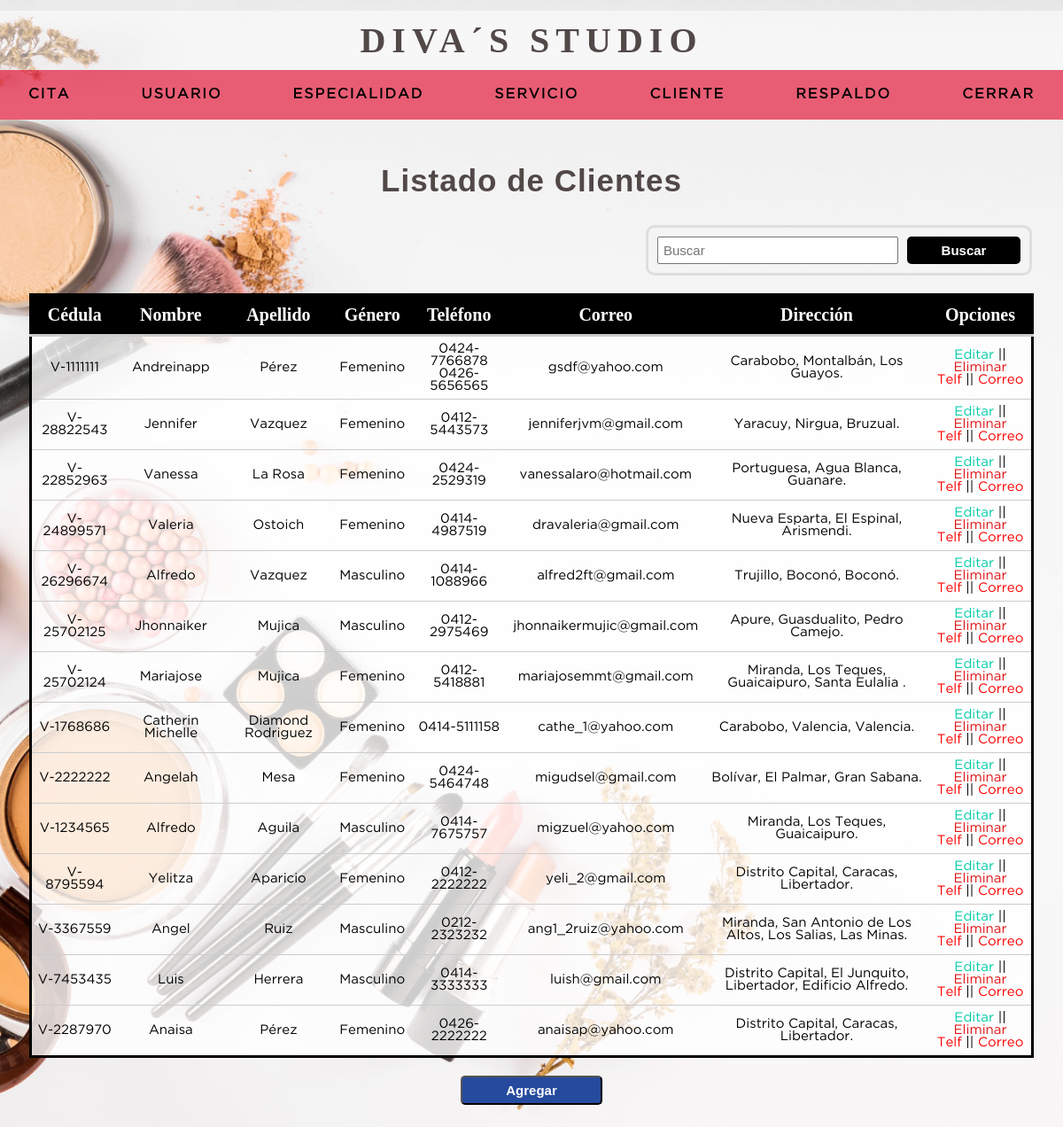
The app's page /listado_cliente.php (signed in) with its own data.
### tables this page shows
CREATE TABLE `cliente` (
  `ci_cliente` varchar(20) NOT NULL,
  `nombre` varchar(50) NOT NULL,
  `apellido` varchar(50) NOT NULL,
  `fecha_nacimiento` date NOT NULL,
  `codgenero` int(11) NOT NULL,
  `fechaingreso` timestamp NOT NULL DEFAULT current_timestamp() ON UPDATE current_timestamp(),
  `estatus` int(1) NOT NULL DEFAULT 1,
  PRIMARY KEY (`ci_cliente`) USING BTREE,
  KEY `codgenero` (`codgenero`),
  CONSTRAINT `cliente_ibfk_1` FOREIGN KEY (`codgenero`) REFERENCES `genero` (`codgenero`) ON DELETE CASCADE ON UPDATE CASCADE
);

CREATE TABLE `genero` (
  `codgenero` int(11) NOT NULL AUTO_INCREMENT,
  `descripcion` varchar(30) NOT NULL,
  PRIMARY KEY (`codgenero`)
);

CREATE TABLE `telefono_cliente` (
  `ci_cliente` varchar(20) NOT NULL,
  `idarea` int(11) NOT NULL,
  `telefono_cliente` int(11) NOT NULL,
  PRIMARY KEY (`ci_cliente`,`idarea`,`telefono_cliente`) USING BTREE,
  KEY `idarea` (`idarea`),
  CONSTRAINT `telefono_cliente_ibfk_1` FOREIGN KEY (`ci_cliente`) REFERENCES `cliente` (`ci_cliente`) ON DELETE CASCADE ON UPDATE CASCADE,
  CONSTRAINT `telefono_cliente_ibfk_2` FOREIGN KEY (`idarea`) REFERENCES `area` (`idarea`) ON DELETE CASCADE ON UPDATE CASCADE
);

CREATE TABLE `area` (
  `idarea` int(11) NOT NULL AUTO_INCREMENT,
  `descripcion_area` varchar(20) NOT NULL,
  PRIMARY KEY (`idarea`)
);

CREATE TABLE `correo_cliente` (
  `ci_cliente` varchar(20) NOT NULL,
  `correo_cliente` varchar(50) NOT NULL,
  `iddominio` int(11) NOT NULL,
  PRIMARY KEY (`ci_cliente`,`correo_cliente`,`iddominio`) USING BTREE,
  KEY `iddominio` (`iddominio`),
  CONSTRAINT `correo_cliente_ibfk_1` FOREIGN KEY (`ci_cliente`) REFERENCES `cliente` (`ci_cliente`) ON DELETE CASCADE ON UPDATE CASCADE,
  CONSTRAINT `correo_cliente_ibfk_2` FOREIGN KEY (`iddominio`) REFERENCES `dominio` (`iddominio`) ON DELETE CASCADE ON UPDATE CASCADE
);

CREATE TABLE `dominio` (
  `iddominio` int(11) NOT NULL AUTO_INCREMENT,
  `descripcion_dominio` varchar(20) NOT NULL,
  PRIMARY KEY (`iddominio`)
);

CREATE TABLE `estados` (
  `id_estado` int(11) NOT NULL AUTO_INCREMENT,
  `estado` varchar(250) NOT NULL,
  PRIMARY KEY (`id_estado`)
);

CREATE TABLE `ciudades` (
  `id_ciudad` int(11) NOT NULL AUTO_INCREMENT,
  `id_estado` int(11) NOT NULL,
  `ciudad` varchar(200) NOT NULL,
  PRIMARY KEY (`id_ciudad`) USING BTREE,
  KEY `id_estado` (`id_estado`),
  CONSTRAINT `ciudades_ibfk_1` FOREIGN KEY (`id_estado`) REFERENCES `estados` (`id_estado`) ON DELETE CASCADE ON UPDATE CASCADE
);

CREATE TABLE `municipios` (
  `id_municipio` int(11) NOT NULL AUTO_INCREMENT,
  `id_estado` int(11) NOT NULL,
  `municipio` varchar(100) NOT NULL,
  PRIMARY KEY (`id_municipio`),
  KEY `id_estado` (`id_estado`),
  CONSTRAINT `municipios_ibfk_1` FOREIGN KEY (`id_estado`) REFERENCES `estados` (`id_estado`) ON DELETE CASCADE ON UPDATE CASCADE
);

CREATE TABLE `direccion` (
  `ci_cliente` varchar(20) NOT NULL,
  `id_estado` int(11) NOT NULL,
  `id_ciudad` int(11) NOT NULL,
  `id_municipio` int(11) NOT NULL,
  `detalle_direccion` varchar(200) NOT NULL,
  PRIMARY KEY (`ci_cliente`,`id_estado`,`id_ciudad`,`id_municipio`) USING BTREE,
  KEY `codmunicipio` (`id_municipio`),
  KEY `id_ciudad` (`id_ciudad`),
  KEY `id_estado` (`id_estado`),
  CONSTRAINT `direccion_ibfk_6` FOREIGN KEY (`id_estado`) REFERENCES `estados` (`id_estado`) ON DELETE CASCADE ON UPDATE CASCADE,
  CONSTRAINT `direccion_ibfk_7` FOREIGN KEY (`ci_cliente`) REFERENCES `cliente` (`ci_cliente`) ON DELETE CASCADE ON UPDATE CASCADE
);

### listado_cliente.php (the view, shortened to what this page needs)
<HTML>
	<HEAD>
		<?php include "includes/scripts.php";?>
	</HEAD>
	<BODY>
	<?php include "includes/headeruser.php";?>
		<section class="container" >
			<h2 class="htabla">Listado de Clientes</h2>
			<form action="buscar_cliente.php" method="GET" class="form_search">
				<input type="text" name="busqueda" id="busqueda" placeholder="Buscar">
				<input type="submit" value="Buscar" class="btn_search" placeholder="Buscar">
			</form>
			<table>
			<thead>
				<tr>
					<th>Cédula</th>
					<th>Nombre</th>
					<th>Apellido</th>
					<th>Género</th>
					<th>Teléfono</th>
					<th>Correo</th>
					<th>Dirección</th>
					<th>Opciones</th>
				</tr>
			</thead>
			<?php
			require 'includes/conexion.php';
				$resultado= mysqli_query($conexion, "SELECT  c.ci_cliente, c.nombre, c.apellido, g.descripcion,
														e.estado, ciu.ciudad, m.municipio, d.detalle_direccion
													FROM cliente c
													INNER JOIN genero g      ON c.codgenero = g.codgenero
													INNER JOIN direccion d   ON c.ci_cliente = d.ci_cliente
													INNER JOIN estados e         ON d.id_estado = e.id_estado
													INNER JOIN ciudades ciu      ON d.id_ciudad = ciu.id_ciudad
													INNER JOIN municipios m      ON d.id_municipio = m.id_municipio
													WHERE estatus=1
													ORDER BY fechaingreso DESC");
				while($mostrar=mysqli_fetch_array($resultado)) {
					$ci_cliente=$mostrar['ci_cliente'];
					$estado=$mostrar['estado'];
					$ciudad=$mostrar['ciudad'];
					$municipio=$mostrar['municipio'];
					$detalle_direccion=$mostrar['detalle_direccion'];
					if(!empty ($detalle_direccion)){
						$direccion = $estado. ", " .$ciudad.", ".$municipio.", ".$detalle_direccion.".";
					} else{
						$direccion = $estado. ", " .$ciudad.", ".$municipio.".";
					}
			?>
				<tr>
					<td><?php echo $ci_cliente?></td>
					<td><?php echo $mostrar['nombre']?></td>
					<td><?php echo $mostrar['apellido']?></td>
					<td><?php echo $mostrar['descripcion']?></td>
					<td><?php $telefono= mysqli_query($conexion, "SELECT telf.ci_cliente, a.descripcion_area, telf.telefono_cliente
													FROM telefono_cliente telf
													INNER JOIN area a ON telf.idarea = a.idarea
													WHERE ci_cliente = '$ci_cliente'");
								while($mostrar_telf=mysqli_fetch_array($telefono)) {
									$telf= $mostrar_telf['descripcion_area'].$mostrar_telf['telefono_cliente'];
									echo $telf; ?> <br> <?php
								}
						?>
					</td>
					<td><?php $correo= mysqli_query($conexion, "SELECT co.ci_cliente, co.correo_cliente, dom.descripcion_dominio
													FROM correo_cliente co
													INNER JOIN dominio dom ON co.iddominio = dom.iddominio
													WHERE ci_cliente = '$ci_cliente'");
								while($mostrar_correo=mysqli_fetch_array($correo)) {
									$email= $mostrar_correo['correo_cliente'].$mostrar_correo['descripcion_dominio'];
								echo $email;?> <br> <?php
								}
						?>
					</td>
					<td><?php echo $direccion;?></td>
					<td><a class="edit" href="editar_cliente.php?ci=<?php echo $ci_cliente?>">Editar </a>
							||
						<a class="delete" href="eliminar_cliente.php?ci=<?php echo $ci_cliente?>">Eliminar</a>
					<br>
						<a class="mas" href="listado-telefono_cliente.php?ci=<?php echo $ci_cliente?>">Telf<a/>
							||
						<a class="mas" href="listado-correo_cliente.php?ci=<?php echo $ci_cliente?>">Correo<a/>
					</td>
				</tr>
			<?php
				}
			?>
			</table>
			<input type="submit" value="Agregar" class="agregar" onclick="location.href='agregar_cliente.php'">
		</section>
	</BODY>
</HTML>

### includes/scripts.php (shortened to what this page needs)
<link rel="stylesheet" type="text/css" href="css/style.css">
	<link rel="stylesheet" type="text/css" href="jquery-ui-1.12.1.custom/jquery-ui.css">

### includes/headeruser.php (shortened to what this page needs)
<header>
<div class="tit">
	<h1 class="titulo">DIVA´S STUDIO</h1>
</div>
	<nav>
		<ul>
			<li class="principal"> <a href="#">Cita</a>
			</li>
					<li class="principal"> <a href="index.php">Usuario</a>
					</li>
			<?php
				if ($_SESSION['idrol'] !=2) {
			?>
			<li class="principal"> <a href="#">Especialidad</a>
			</li>
			<?php
				}
			?>
			<?php
				if ($_SESSION['idrol'] !=2) {
			?>
				<li class="principal"> <a href="#">Servicio</a>
				</li>
			<?php
				}
			?>
			<li class="principal"> <a href="#">Cliente</a>
			</li>
			<?php
				if ($_SESSION['idrol'] !=2) {
			?>
			<li class="principal"> <a href="backups/respaldo.php" target="_blank">Respaldo</a></li>
			<?php
				}
			?>
			<li class="principal cerrar">
				<a href="includes/salir.php">Cerrar</a>
			</li>
		</ul>
	</nav>
</header>

### css/style.css (style rules this page uses)
* { margin: 0; padding: 0; box-sizing: border-box; }
body { background-image: url('../imagen/bg-2.jpg'); background-position:center; background-repeat: no-repeat; background-size:cover; background-attachment:fixed; }
h1, h2, h3, h4, h5, h6 { font-family: 'arial'; font-weight: bold; letter-spacing: 1px; }
h1 { font-size: 26px; }
h2 { font-size: 20px; }
a { text-decoration: none; }
header { position: absolute; width: 100%; }
.tit { background: rgba(255, 255, 255, 0.5); }
.titulo { text-align: center; font-family: 'Critter'; font-size: 40px; padding: 10px; letter-spacing: 7px; color: rgb(82, 72, 72); }
nav ul { background: rgba(230, 54, 83, 0.788); list-style: none; display: -webkit-flex; display: -moz-flex; display: -ms-flex; display: -o-flex; display: flex; justify-content: center; align-items: center; }
nav ul > li a { position: relative; }
nav a { color: black; display: block; font-size: 12pt; font-family: 'GothamBook'; padding: 20px 40px; text-transform: uppercase; letter-spacing: 2px; transition: 0.5s ; font-weight: bold; }
.container { padding: 10rem 15px 15px; }
.container h2 { color: rgb(82, 72, 72); margin:12px 0 10px 0; font-size: 35px; text-align: center; }
form { margin: auto; padding: 20px 50px; background-color: rgba(255, 255, 255, 0.9); border-radius:2px; border:3px solid #dedede; }
input, select { width: 100%; font-size: 15px; padding: 5px; }
.form_search { display: flex; float:right; background:initial; padding:10px; border-radius:10px; margin: 20px; }
#busqueda { width: 17rem; }
.btn_search { background:#000; font-weight: bold; color: #ffff; padding: 0 20px; width: 8rem; border:0; cursor:pointer; margin-left:10px; border-radius:5px; }
.agregar { background: #264A9E; text-align:center; color:white; width:10rem; cursor: pointer; border-radius:5px; padding:6px; font-weight: bold; }
.htabla { font-size: 35px; font-weight: bold; font-weight: 700; }
.container { color: rgb(82, 72, 72); margin:12px 0 10px 0; font-size: 25px; text-align: center; }
table { background: rgba(255, 255, 255, 0.8); border: solid 3px #000; margin: 20px auto; width: 97%; border-collapse:collapse; }
th { padding:10px; font-weight:bold; border-bottom:solid 3px #ccc; font-size: 20px; background: black; color:white; }
td { padding:7px; text-align: center; border-bottom:solid 1px #ccc; font-family: 'GothamBook'; font-size: 15px; }
.edit { color: #00ccaa; }
.mas { color: red; }
.delete { color: #df1313; }

### records on screen
cliente: ci_cliente "V-1111111", nombre "Andreinapp", apellido "Pérez", codgenero.descripcion "Femenino", estados.estado "Carabobo, Montalbán, Los Guayos."
telefono_cliente: telf "0424-7766878"
telefono_cliente: telf "0426-5656565"
correo_cliente: correo_cliente.descripcion_dominio "gsdf@yahoo.com"
cliente: ci_cliente "V-28822543", nombre "Jennifer", apellido "Vazquez", codgenero.descripcion "Femenino", estados.estado "Yaracuy, Nirgua, Bruzual."
telefono_cliente: telf "0412-5443573"
correo_cliente: correo_cliente.descripcion_dominio "jenniferjvm@gmail.com"
cliente: ci_cliente "V-22852963", nombre "Vanessa", apellido "La Rosa", codgenero.descripcion "Femenino", estados.estado "Portuguesa, Agua Blanca, Guanare."
telefono_cliente: telf "0424-2529319"
correo_cliente: correo_cliente.descripcion_dominio "vanessalaro@hotmail.com"
cliente: ci_cliente "V-24899571", nombre "Valeria", apellido "Ostoich", codgenero.descripcion "Femenino", estados.estado "Nueva Esparta, El Espinal, Arismendi."
telefono_cliente: telf "0414-4987519"
correo_cliente: correo_cliente.descripcion_dominio "dravaleria@gmail.com"
cliente: ci_cliente "V-26296674", nombre "Alfredo", apellido "Vazquez", codgenero.descripcion "Masculino", estados.estado "Trujillo, Boconó, Boconó."
telefono_cliente: telf "0414-1088966"
correo_cliente: correo_cliente.descripcion_dominio "alfred2ft@gmail.com"
cliente: ci_cliente "V-25702125", nombre "Jhonnaiker", apellido "Mujica", codgenero.descripcion "Masculino", estados.estado "Apure, Guasdualito, Pedro Camejo."
telefono_cliente: telf "0412-2975469"
correo_cliente: correo_cliente.descripcion_dominio "jhonnaikermujic@gmail.com"
cliente: ci_cliente "V-25702124", nombre "Mariajose", apellido "Mujica", codgenero.descripcion "Femenino", estados.estado "Miranda, Los Teques, Guaicaipuro, Santa Eulalia ."
telefono_cliente: telf "0412-5418881"
correo_cliente: correo_cliente.descripcion_dominio "mariajosemmt@gmail.com"
cliente: ci_cliente "V-1768686", nombre "Catherin Michelle", apellido "Diamond Rodriguez", codgenero.descripcion "Femenino", estados.estado "Carabobo, Valencia, Valencia."
telefono_cliente: telf "0414-5111158"
correo_cliente: correo_cliente.descripcion_dominio "cathe_1@yahoo.com"
cliente: ci_cliente "V-2222222", nombre "Angelah", apellido "Mesa", codgenero.descripcion "Femenino", estados.estado "Bolívar, El Palmar, Gran Sabana."
telefono_cliente: telf "0424-5464748"
correo_cliente: correo_cliente.descripcion_dominio "migudsel@gmail.com"
cliente: ci_cliente "V-1234565", nombre "Alfredo", apellido "Aguila", codgenero.descripcion "Masculino", estados.estado "Miranda, Los Teques, Guaicaipuro."
telefono_cliente: telf "0414-7675757"
correo_cliente: correo_cliente.descripcion_dominio "migzuel@yahoo.com"
cliente: ci_cliente "V-8795594", nombre "Yelitza", apellido "Aparicio", codgenero.descripcion "Femenino", estados.estado "Distrito Capital, Caracas, Libertador."
telefono_cliente: telf "0412-2222222"
correo_cliente: correo_cliente.descripcion_dominio "yeli_2@gmail.com"
cliente: ci_cliente "V-3367559", nombre "Angel", apellido "Ruiz", codgenero.descripcion "Masculino", estados.estado "Miranda, San Antonio de Los Altos, Los Salias, Las Minas."
telefono_cliente: telf "0212-2323232"
correo_cliente: correo_cliente.descripcion_dominio "ang1_2ruiz@yahoo.com"
cliente: ci_cliente "V-7453435", nombre "Luis", apellido "Herrera", codgenero.descripcion "Masculino", estados.estado "Distrito Capital, El Junquito, Libertador, Edificio Alfredo."
telefono_cliente: telf "0414-3333333"
correo_cliente: correo_cliente.descripcion_dominio "luish@gmail.com"
cliente: ci_cliente "V-2287970", nombre "Anaisa", apellido "Pérez", codgenero.descripcion "Femenino", estados.estado "Distrito Capital, Caracas, Libertador."
telefono_cliente: telf "0426-2222222"
correo_cliente: correo_cliente.descripcion_dominio "anaisap@yahoo.com"
